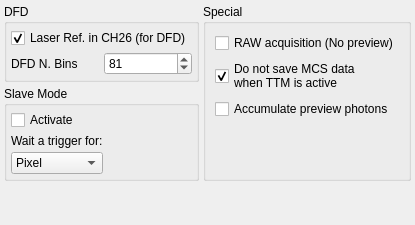
  <widget class="QDockWidget" name="dockWidget_adv2">
   <property name="windowTitle">
    <string>Adv2.</string>
   </property>
   <attribute name="dockWidgetArea">
    <number>2</number>
   </attribute>
   <widget class="QWidget" name="dockWidgetContents_16">
    <layout class="QGridLayout" name="gridLayout_79">
     <property name="leftMargin">
      <number>4</number>
     </property>
     <property name="topMargin">
      <number>4</number>
     </property>
     <property name="rightMargin">
      <number>4</number>
     </property>
     <property name="bottomMargin">
      <number>4</number>
     </property>
     <property name="spacing">
      <number>4</number>
     </property>
     <item row="0" column="0">
      <layout class="QGridLayout" name="gridLayout_111">
       <item row="1" column="0">
        <widget class="QGroupBox" name="groupBox_8">
         <property name="title">
          <string>Slave Mode</string>
         </property>
         <layout class="QGridLayout" name="gridLayout_28">
          <property name="leftMargin">
           <number>4</number>
          </property>
          <property name="topMargin">
           <number>4</number>
          </property>
          <property name="rightMargin">
           <number>4</number>
          </property>
          <property name="bottomMargin">
           <number>4</number>
          </property>
          <property name="spacing">
           <number>4</number>
          </property>
          <item row="0" column="0" rowspan="2" colspan="2">
           <widget class="QCheckBox" name="checkBox_slavemode_enable">
            <property name="text">
             <string>Activate</string>
            </property>
           </widget>
          </item>
          <item row="3" column="0">
           <widget class="QComboBox" name="comboBox_slavemode_type">
            <property name="currentIndex">
             <number>2</number>
            </property>
            <item>
             <property name="text">
              <string>Circ. Pos.</string>
             </property>
            </item>
            <item>
             <property name="text">
              <string>Circ. Rep.</string>
             </property>
            </item>
            <item>
             <property name="text">
              <string>Pixel</string>
             </property>
            </item>
            <item>
             <property name="text">
              <string>Line</string>
             </property>
            </item>
            <item>
             <property name="text">
              <string>Frame</string>
             </property>
            </item>
            <item>
             <property name="text">
              <string>Repetition</string>
             </property>
            </item>
           </widget>
          </item>
          <item row="2" column="0">
           <widget class="QLabel" name="label_112">
            <property name="text">
             <string>Wait a trigger for:</string>
            </property>
           </widget>
          </item>
         </layout>
        </widget>
       </item>
       <item row="0" column="0">
        <widget class="QGroupBox" name="groupBox_15">
         <property name="title">
          <string>DFD</string>
         </property>
         <layout class="QGridLayout" name="gridLayout_78">
          <property name="leftMargin">
           <number>4</number>
          </property>
          <property name="topMargin">
           <number>4</number>
          </property>
          <property name="rightMargin">
           <number>4</number>
          </property>
          <property name="bottomMargin">
           <number>4</number>
          </property>
          <property name="spacing">
           <number>4</number>
          </property>
          <item row="2" column="1">
           <widget class="QSpinBox" name="spinBox_DFD_nbins">
            <property name="maximum">
             <number>1023</number>
            </property>
            <property name="value">
             <number>81</number>
            </property>
           </widget>
          </item>
          <item row="1" column="0" colspan="2">
           <widget class="QCheckBox" name="checkBox_DFD_LaserDebug">
            <property name="toolTip">
             <string>&lt;html&gt;&lt;head/&gt;&lt;body&gt;&lt;p&gt;The laser clock is internally to the FPGA send also to channel 26. This must be activated to perform a proper time reallignment of the DFD histogram.&lt;/p&gt;&lt;/body&gt;&lt;/html&gt;</string>
            </property>
            <property name="text">
             <string>Laser Ref. in CH26 (for DFD)</string>
            </property>
            <property name="checked">
             <bool>true</bool>
            </property>
           </widget>
          </item>
          <item row="2" column="0">
           <widget class="QLabel" name="label_111">
            <property name="text">
             <string>DFD N. Bins</string>
            </property>
           </widget>
          </item>
         </layout>
        </widget>
       </item>
       <item row="0" column="1" rowspan="2">
        <widget class="QGroupBox" name="groupBox_25">
         <property name="sizePolicy">
          <sizepolicy hsizetype="Preferred" vsizetype="Preferred">
           <horstretch>0</horstretch>
           <verstretch>0</verstretch>
          </sizepolicy>
         </property>
         <property name="title">
          <string>Special</string>
         </property>
         <layout class="QGridLayout" name="gridLayout_112">
          <item row="1" column="0">
           <widget class="QCheckBox" name="checkBox_noMcsSaveWithTtm">
            <property name="toolTip">
             <string>Run the scan without saving MCS HDF5 or RAW data when TTM, automatic uTTM, or PI23 TTM recording is enabled.</string>
            </property>
            <property name="text">
             <string>Do not save MCS data
when TTM is active</string>
            </property>
            <property name="checked">
             <bool>true</bool>
            </property>
           </widget>
          </item>
          <item row="0" column="0">
           <widget class="QCheckBox" name="checkBox_rawStreamAcquisition">
            <property name="toolTip">
             <string>&lt;html&gt;&lt;head/&gt;&lt;body&gt;&lt;p&gt;Bypass preview, conversion, traces, autocorrelation, and H5 image datasets. FIFO payloads are streamed directly to raw files and metadata are saved in a small H5 file at the end.&lt;/p&gt;&lt;/body&gt;&lt;/html&gt;</string>
            </property>
            <property name="text">
             <string>RAW acquisition (No preview)</string>
            </property>
           </widget>
          </item>
          <item row="3" column="0">
           <widget class="QCheckBox" name="checkBox_accumulate_preview_photons">
            <property name="toolTip">
             <string>Accumulate SPAD preview photon counts across frames instead of resetting pixels on each update.</string>
            </property>
            <property name="text">
             <string>Accumulate preview photons</string>
            </property>
           </widget>
          </item>
          <item row="4" column="0">
           <spacer name="verticalSpacer_9">
            <property name="orientation">
             <enum>Qt::Orientation::Vertical</enum>
            </property>
            <property name="sizeHint" stdset="0">
             <size>
              <width>20</width>
              <height>40</height>
             </size>
            </property>
           </spacer>
          </item>
         </layout>
        </widget>
       </item>
      </layout>
     </item>
     <item row="4" column="0">
      <spacer name="verticalSpacer_18">
       <property name="orientation">
        <enum>Qt::Orientation::Vertical</enum>
       </property>
       <property name="sizeHint" stdset="0">
        <size>
         <width>20</width>
         <height>40</height>
        </size>
       </property>
      </spacer>
     </item>
    </layout>
   </widget>
  </widget>
